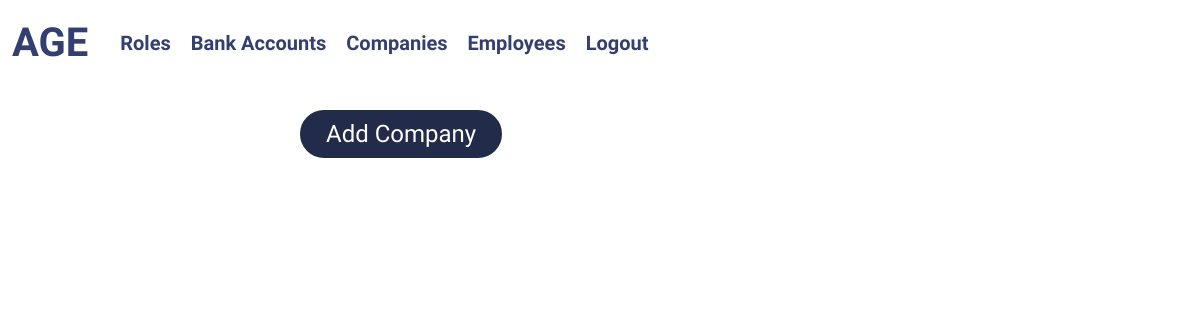
Before: /companies/ (signed in) with the older database file.
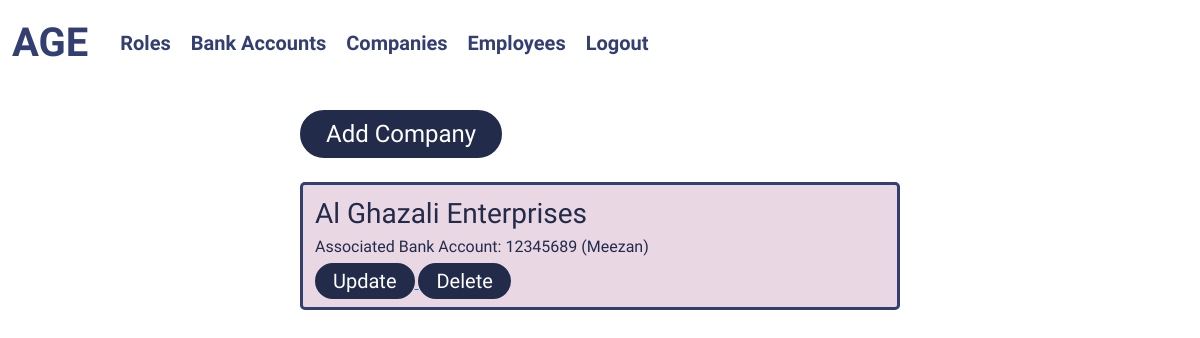
After: the same page with the newer database file.
### company/models.py (models this page shows)
class Company(models.Model):
    name = models.CharField(max_length=255)
    associated_bank_account = models.ForeignKey("bank_account.BankAccount", on_delete=models.SET_NULL, null=True)

### bank_account/models.py (models this page shows)
class BankAccount(models.Model):
    associated_bank = models.ForeignKey(Bank, on_delete=models.CASCADE)
    account_number = models.IntegerField(unique=True)

class Bank(models.Model):
    name = models.CharField(max_length=255)

### company/views.py (the view)
# urls.py: path("", views.companies_view, name="companies"),
def companies_view(request):
    page_title = "Companies"
    if not request.user.is_superuser:
        return redirect("home")
    companies = Company.objects.all()
    context = {"page_title": page_title, "companies": companies}
    return render(request, "companies.html", context)

### company/templates/companies.html
{% extends "layout.html" %} {% block content %}
<div class="col-lg-6 col-md-9 col-11 mx-auto">
	<a href="{% url 'add_company' %}">
		<button class="mt-4 px-4 py-1 rounded-pill fs-4">Add Company</button>
	</a>
	{% for company in companies %}
	<div class="container mt-4 py-2 rounded-3">
		<p class="m-0 fs-3">{{company.name}}</p>
		{% if company.associated_bank_account %}
		<p class="m-0 fs-6 mb-1">
			Associated Bank Account:
			{{company.associated_bank_account.account_number}}
			({{company.associated_bank_account.associated_bank.name}})
		</p>
		{% endif %}
		<a href="{% url 'update_company' company.id %}">
			<button class="px-3 rounded-pill fs-5">Update</button>
		</a>
		<a href="{% url 'delete_company' company.id %}">
			<button class="px-3 rounded-pill fs-5">Delete</button>
		</a>
	</div>
	{% endfor %}
</div>
{% endblock content %}

Changed rows visible on the page:
added Company: name "Al Ghazali Enterprises", associated_bank_account.account_number "12345689", associated_bank_account.associated_bank.name "Meezan"
